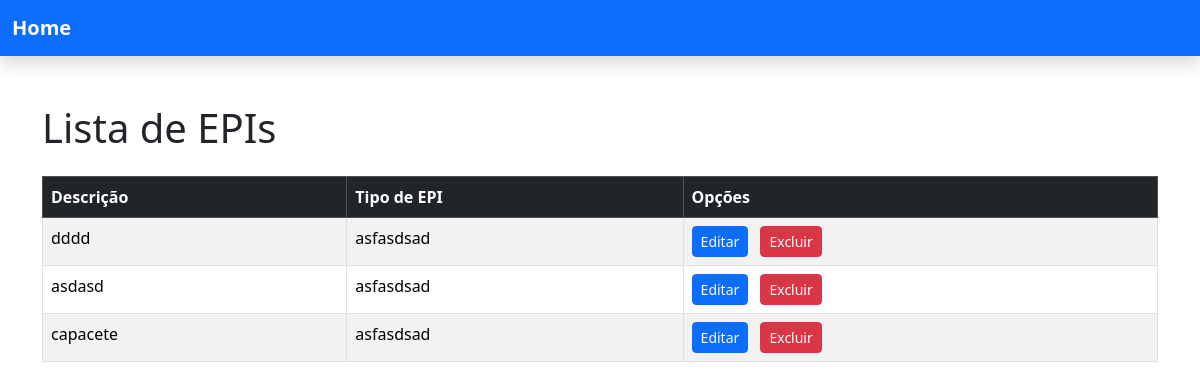
/EPIS/, run on an earlier commit of the app's database.
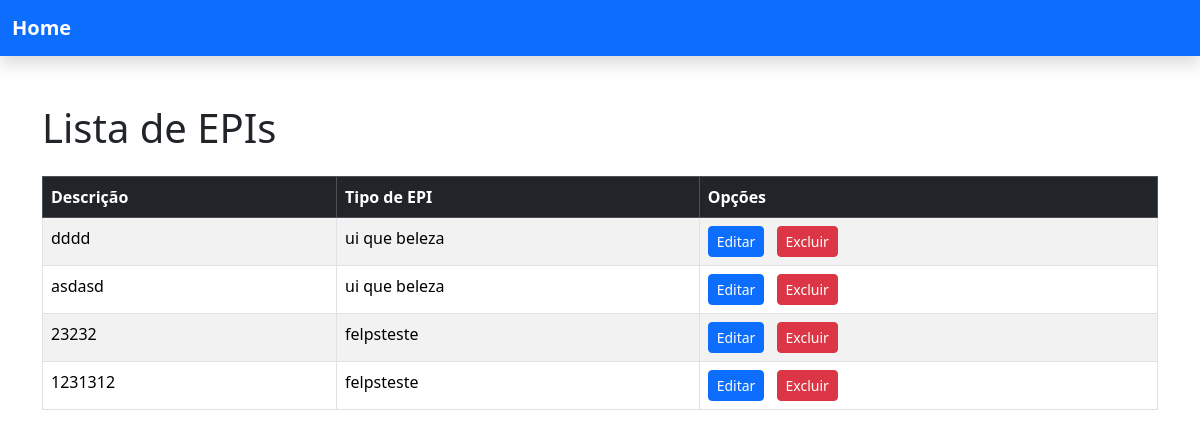
And on a later commit of the database.
### EPIS/models.py (models this page shows)
class EPI(models.Model):
    Descricao = models.CharField(null=False,max_length=100)
    Tipo_EPI = models.ForeignKey(Tipo_EPI, on_delete=models.CASCADE, related_name="epis")

class Tipo_EPI(models.Model):
    Tipo = models.CharField(null=False,max_length=100)

### EPIS/views.py (the view)
# urls.py: path('EPIS/', views.EPIS, name="EPIS"),
def EPIS(request):
    epis = EPI.objects.all()
    return render(request, "EPIS/EPIs.html", {"EPI": epis})

### EPIS/templates/EPIS/EPIs.html (shortened to what this page needs)
<!DOCTYPE html>
<html lang="pt-br">
<head>
    <link href="https://cdn.jsdelivr.net/npm/bootstrap@5.3.3/dist/css/bootstrap.min.css" rel="stylesheet">
</head>
<body>
    {% include 'partials/Header.html' %}
    <section class="container mt-5">
        <h1 class="mb-4">Lista de EPIs</h1>
        <table class="table table-bordered table-striped">
            <thead class="table-dark">
                <tr>
                    <th>Descrição</th>
                    <th>Tipo de EPI</th>
                    <th>Opções</th>
                </tr>
            </thead>
            <tbody>
                {% for epi in EPI %}
                <tr>
                    <td>{{ epi.Descricao }}</td>
                    <td>{{ epi.Tipo_EPI.Tipo }}</td>
                    <td>
                        <a href="{% url 'Editar_EPI' epi.id %}" class="btn btn-sm btn-primary me-2">Editar</a>
                        <button
                            id="btn-delete"
                            class="btn btn-sm btn-danger"
                            data-bs-toggle="modal"
                            data-bs-target="#modal-delete"
                            data-bs-EPIDESC="{{ epi.Descricao }}"
                            data-bs-url="{% url 'Excluir_EPI' epi.id %}">
                            Excluir
                        </button>
                    </td>
                </tr>
                {% endfor %}
            </tbody>
        </table>
    </section>
</body>
</html>

What changed in the data, as far as the page shows it:
changed through a linked row, EPI "dddd": Tipo_EPI.Tipo "asfasdsad" → "ui que beleza"
changed through a linked row, EPI "asdasd": Tipo_EPI.Tipo "asfasdsad" → "ui que beleza"
changed EPI (number 3 of 4 on the later page): Descricao "capacete" → "23232"; Tipo_EPI.Tipo "asfasdsad" → "felpsteste"
added EPI: Descricao "1231312", Tipo_EPI.Tipo "felpsteste"
